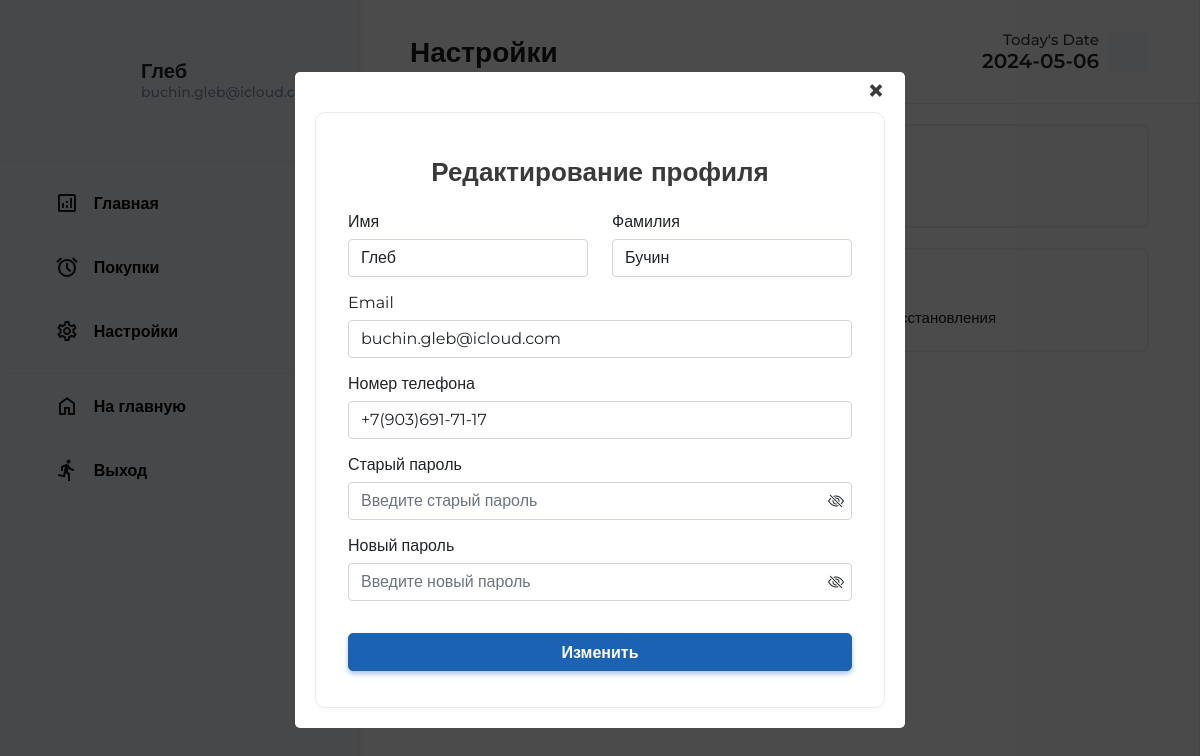
The app's page /client/settings.php?action=edit&id=1&error=0 (signed in) with its own data.
### tables this page shows
CREATE TABLE `clients` (
  `client_id` int(11) NOT NULL,
  `user_id` int(11) NOT NULL,
  `client_surname` varchar(50) NOT NULL,
  `client_name` varchar(50) NOT NULL,
  `client_phone` varchar(20) NOT NULL
);

CREATE TABLE `users` (
  `user_id` int(11) NOT NULL,
  `email` varchar(255) NOT NULL,
  `password` varchar(255) NOT NULL,
  `role_id` int(11) NOT NULL,
  `created` timestamp NOT NULL DEFAULT CURRENT_TIMESTAMP
);

### app/database/db.php (called while the page is built, shortened)
<?php
require 'connection.php';
function dbCheckError($query){
    $errInfo = $query->errorInfo();
    return true;
}
function selectOne($table, $params = []){
    global $pdo;
    $sql = "SELECT * FROM $table";
    if(!empty($params)){
        $i = 0;
        foreach ($params as $key => $value){
            if ($i === 0){
                $sql = $sql . " WHERE $key=$value";
            }else{
                $sql = $sql . " AND $key=$value";
            }
            $i++;
        }
    }
    $query = $pdo->prepare($sql);
    $query->execute();
    return $query->fetch();
}

### client/settings.php (the view, shortened to what this page needs)
<?php
    include "./../app/database/db.php";
?>
<!DOCTYPE html>
<html lang="en">
<head>
    <link href="https://cdn.jsdelivr.net/npm/bootstrap@5.0.2/dist/css/bootstrap.min.css" rel="stylesheet">
    <link rel="stylesheet" href="https://cdn.jsdelivr.net/npm/bootstrap-icons@1.11.3/font/bootstrap-icons.min.css">
    <link rel="stylesheet" href="../assets/css/dashboard.css">
    <link rel="stylesheet" href="../assets/css/dashmedia.css">
</head>
<body>
    <div class="dashboard">
        <?php include("../app/include/client_sidebar.php"); ?>
        <div class="body">
            <header class="header">
                <h1 class="header__title">Настройки</h1>
                <div class="header__calendar">
                    <div class="calendar__text">
                        <p class="calendar__title">Today's Date</p>
                        <p class="calendar__date">
                            <?php
                                $date = date('Y-m-d');
                                echo $date;
                            ?>
                        </p>
                    </div>
                    <div class="calendar__img">
                        <lord-icon src="https://cdn.lordicon.com/abfverha.json" trigger="hover" colors="primary:#1a1a1a" style="width:40px;height:40px"></lord-icon>
                    </div>
                </div>
            </header>
            <main class="main">
                <div class="main__container">
                    <div class="settings__items">
                        <a href="?action=edit&id=<?=$_SESSION['client_id']?>&error=0" class="settings__link element-animation">
                            <div class="settings__img">
                            </div>
                            <div class="settings__text">
                                <div class="settings__title">Настроить профиль</div>
                                <div class="settings__desc">Отредактировать данные профиля и изменить пароль</div>
                            </div>
                        </a>
                        <a href="?action=drop&id=<?=$_SESSION['client_id']?>&error=0" class="settings__link delete element-animation">
                            <div class="settings__img">
                            </div>
                            <div class="settings__text">
                                <div class="settings__title">Удалить аккаунт</div>
                                <div class="settings__desc">Все данные будут удалены навсегда без возможности восстановления</div>
                            </div>
                        </a>
                    </div>
                    <?php
                        if($_GET){
                            $id=$_GET["id"];
                            $action=$_GET["action"];
                            if($action == 'edit'){
                                $errorGet=$_GET["error"];
                                $errorlist= array(
                                    '1'=>'Не все поля заполнены!',
                                    '2'=>'Введите номер телефона полностью!',
                                    '3'=>'Такого пароля не существует',
                                    '4'=>'Пользователь с такой почтой уже уже существует!',
                                    '5'=>'',
                                    '0'=>'',
                                );
                                $client = selectOne('clients',['client_id'=>$id]);
                                $surname = $client['client_surname'];
                                $name = $client['client_name'];
                                $phone = $client['client_phone'];
                                $user_id =$client['user_id'];
                                $users = selectOne('users',['user_id'=> $user_id]);
                                $oldemail = $users['email'];
                                $oldpass = $users['password'];
                                if($errorGet!= '5'){
                                    echo '
                                    <div id="popup" class="overlay">
                                        <div class="popup">
                                            <a class="close" href="settings.php">&times;</a>
                                            <form class="add__form row" method="post" action="'. BASE_URL .'app/controllers/client/settings.php">
                                                <h2 class="form__title">Редактирование профиля</h2>
                                                <input name="client_id" value="'.$id.'" type="hidden">
                                                <input name="user_id" value="'.$user_id.'" type="hidden">
                                                <input name="oldemail" value="'.$oldemail.'" type="hidden">
                                                <input name="oldpass" value="'.$oldpass.'" type="hidden">
                                                <div class="mb-3">
                                                    <div class="row">
                                                        <div class="col">
                                                            <label for="exampleInputName" class="form-label">Имя</label>
                                                            <input name="name" value="'.$name.'" type="text" class="form-control" id="exampleInputName" required>
                                                        </div>
                                                        <div class="col">
                                                            <label for="exampleInputSurname" class="form-label">Фамилия</label>
                                                            <input name="surname" value="'.$surname.'" type="text" class="form-control" id="exampleInputSurname" required>
                                                        </div>
                                                    </div>
                                                </div>
                                                <div class="mb-3">
                                                    <label for="exampleInputEmail" class="form-label">Email</label>
                                                    <input name="email" value="'.$oldemail.'" type="email" class="form-control" id="exampleInputEmail" required>
                                                </div>
                                                <div class="mb-3">
                                                    <label for="exampleInputTel" class="form-label">Номер телефона</label>
                                                    <input name="phone" value="'.$phone.'" type="tel" class="form-control" id="exampleInputTel" placeholder="+7(___)___-__-__" required>
                                                </div>
                                                <div class="mb-3 password">
                                                    <label for="exampleInputPassword" class="form-label">Старый пароль</label>
                                                    <input name="pass" type="password" class="password form-control" id="exampleInputPassword" placeholder="Введите старый пароль" required>
                                                    <i class="bi bi-eye-slash" id="togglePassword"></i>
                                                </div>
                                                <div class="mb-3 password">
                                                    <label for="exampleInputPasswordNew" class="form-label">Новый пароль</label>
                                                    <input name="passNew" type="password" class="password form-control" id="exampleInputPasswordNew" placeholder="Введите новый пароль" required>
                                                    <i class="bi bi-eye-slash" id="togglePasswordNew"></i>
                                                </div>
                                                    <p class="form__err">'.$errorlist[$errorGet].'</p>
                                                <div class="pb-3">
                                                    <button type="submit" class="submit__btn primary__btn" name="edit__btn">Изменить</button>
                                                </div>
                                            </form>
                                        </div>
                                    </div>';
                                }
                            }else if($action == 'drop'){
                                $errorGet=$_GET["error"];
                                $errorlist= array(
                                    '1'=>'<strong>"УДАЛИТЬ"</strong> введено не верно!',
                                    '2'=>'',
                                    '0'=>'',
                                );
                                if($errorGet!= '2'){
                                    echo '
                                    <div id="popup" class="overlay">
                                        <div class="popup">
                                            <a class="close" href="settings.php">&times;</a>
                                            <form class="add__form row" method="post" action="'. BASE_URL .'app/controllers/client/settings.php">
                                                <h2 class="form__title">Удаление профиля</h2>
                                                <input name="client_id" value="'.$id.'" type="hidden">
                                                <div class="mb-3">
                                                    <label for="exampleInputDel" class="form-label">Для подтверждения введите:  <strong style="color:#E32636;">УДАЛИТЬ</strong></label>
                                                    <input name="del" type="tex" class="form-control del" required>
                                                </div>
                                                <div class="mb-3">
                                                    <p class="form__err">'.$errorlist[$errorGet].'</p>
                                                </div>
                                                <div class="pb-3">
                                                    <button type="submit" class="primary__btn drop__btn" name="drop__btn">Удалить</button>
                                                </div>
                                            </form>
                                        </div>
                                    </div>';
                                }
                            }
                        }
                    ?>
                </div>
            </main>
        </div>
    </div>
</body>
</html>

### assets/css/dashboard.css (style rules this page uses)
body { background: var(--bg-white); line-height: normal; }
.dashboard { min-height: 100vh; max-width: 1920px; margin: 0 auto; }
.body { height: 100vh; overflow-y: auto; margin-left: 360px ; border-right: 1.5px solid var(--primary-border); box-shadow: 0 0px 0px 2px rgba(240, 240, 240, 0.3); }
.primary__btn { background-color: var(--accent-blue); border: 1px solid var(--accent-blue); box-shadow: 0 3px 5px 0 var(--light-blue); color: #fff; font-size: 16px; font-weight: 600; border-radius: 5px; transition: all .3s ease-in-out; }
.header { display: flex; justify-content: space-between; align-items: center; padding: 30px 50px; border-bottom: 1.5px solid var(--primary-border); gap: 20px; }
.header__title { color: var(--primary-black); font-weight: 900; font-size: 28px; }
.header__calendar { display: flex; align-items: center; gap: 10px; }
.calendar__text { text-align: end; min-width: 110px; white-space: nowrap; }
.calendar__title { font-size: 15px; font-weight: 500; opacity: .9; }
.calendar__date { font-size: 20px; font-weight: 600; }
.calendar__img { width: 40px; height: 40px; background: rgba(105, 145, 214, .09); border-radius: 5px; }
.main__container { width: calc(100% - 100px); margin: auto; padding: 20px 0 40px 0; }
.overlay { position: fixed; top: 0; left: 0; right: 0; height: 100vh; background: rgba(0, 0, 0, 0.7); display: flex; justify-content: center; z-index: 1; }
.popup { margin: auto; padding: 40px 20px 20px 20px; background: #fff; border-radius: 5px; position: relative; max-width: 90%; max-height: 90%; overflow: auto; }
.popup .close { position: absolute; top: 0; right: 20px; transition: all 200ms; font-size: 30px; font-weight: bold; color: var(--primary-grey); }
.add__form { margin: 0 auto; max-width: 570px; padding: 20px; background-color: #fff; border: 1px solid var(--primary-border); box-shadow: 0 3px 5px 0 rgba(240, 240, 240, 0.3); border-radius: 10px; }
.form__title { text-align: center; padding: 24px 0; font-weight: 900; font-size: 26px; margin: 0; color: var(--primary-grey); }
.password { position: relative; }
.bi-eye-slash { position: absolute; right: 20px; bottom: 9px; }
.submit__btn { font-weight: 600; width: 100%; margin: 0 auto; height: 38px; }
.settings__items { display: flex; flex-direction: column; row-gap: 20px; }
.settings__link.element-animation { width: 100%; border: 2px solid var(--primary-border); border-radius: 8px; padding: 20px; display: flex; column-gap: 10px; align-items: center; transition: all .3s ease-in-out; color: #1a1a1a; opacity: 0; -webkit-transform: translateY(10px); -ms-transform: translateY(10px); transform: translateY(10px); -webkit-transition: all 1.2s; -o-transition: all 1.2s; transition: all 1.2s; }
.settings__link.element-animation.element-show { opacity: 1; -webkit-transform: translateY(0); -ms-transform: translateY(0); transform: translateY(0); }
.settings__link.delete.element-animation.element-show { -webkit-transition-delay: 0.3s; -o-transition-delay: 0.3s; transition-delay: 0.3s; }
.settings__img { min-width: 60px; min-height: 60px; display: flex; justify-content: center; align-items: center; border-radius: 5px; background-color: rgba(105, 145, 214, .09); }
.settings__title { font-size: 24px; font-weight: 700; margin-bottom: 5px; color: var(--accent-blue); }
.settings__link.delete .settings__title { color: var(--error-red); }
.settings__desc { font-size: 15px; font-weight: 500; }

### assets/css/dashmedia.css (style rules this page uses)
@media (max-width:1350px) { .header { flex-wrap: wrap; } }
@media (max-width:1350px) { .header__title, .header__search, .header__calendar { flex: 1 0 auto; } }
@media (max-width:1350px) { .header__calendar { justify-content: end; } }

### assets/css/default.css (style rules this page uses)
:root { --primary-blue: #4e88b8; --light-blue:#a8c7e7; --primary-black:#1a1a1a; --primary-grey: #3a3a3a; --accent-blue: #1b62b3; --bg-white:#fafafa; --primary-border:#ebebeb; --error-red: #E32636; }
* { margin: 0; padding: 0; box-sizing: border-box; }
a { text-decoration: none; }
button { border:none; outline: none; cursor: pointer; background: transparent; }
p { margin-bottom: 0 !important; }
h1 { line-height: normal !important; margin: 0 !important; }
body { font-family: "Montserrat", sans-serif; background-color: #ffffff; }

### records on screen
clients: name "Глеб", surname "Бучин", phone "+7(903)691-71-17"
users: email "buchin.gleb@icloud.com"

### other values on screen
$_SESSION["name"] "Глеб"
